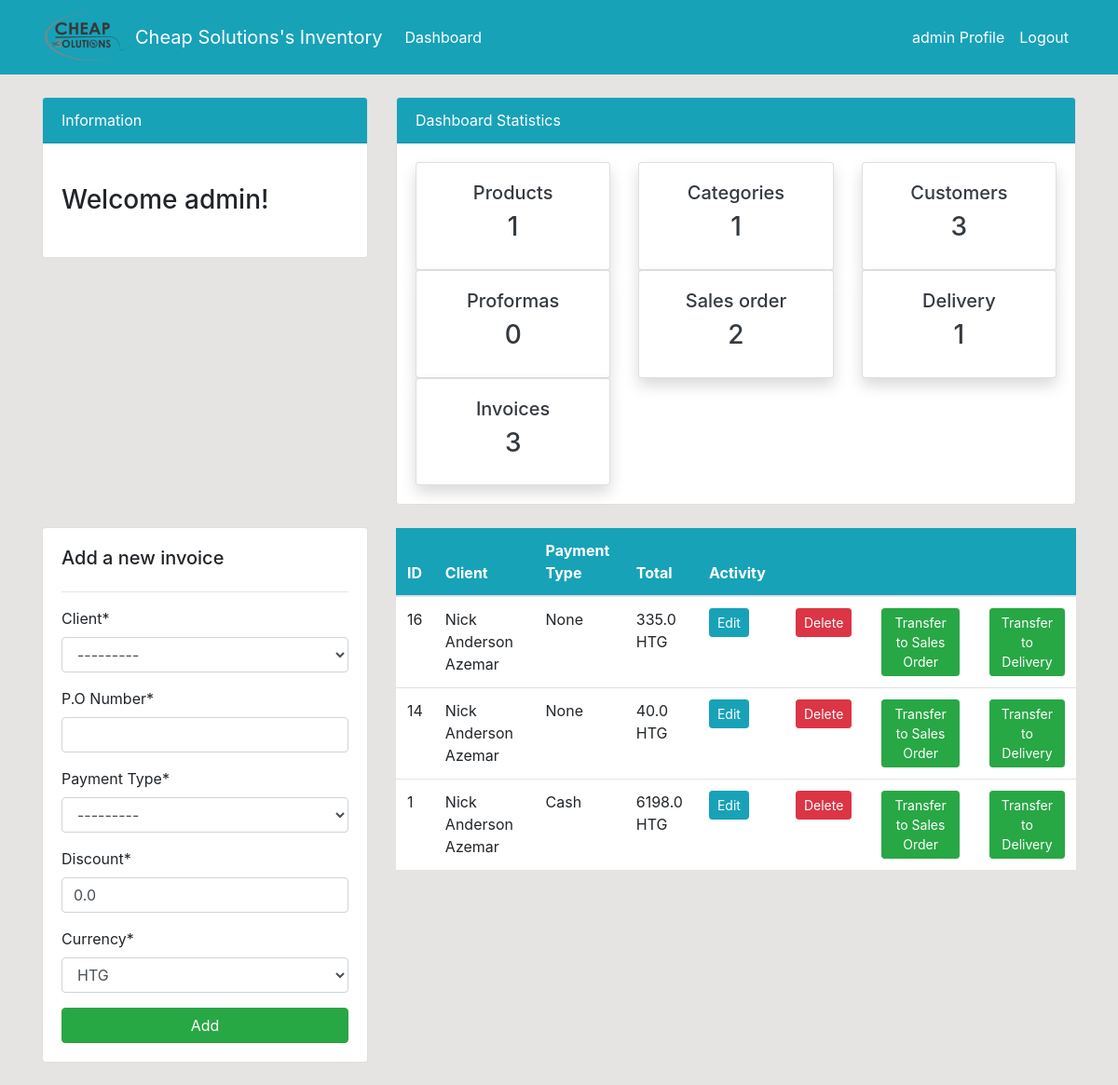
Page /invoices/ (signed in) on the committed database.
### dashboard/models.py (models this page shows, shortened)
class Invoice(models.Model):
    Type   = models.CharField('Invoice Type',
                                   max_length = 50,
                                   choices = Invoice_Type,
                                   null = True)
    client = models.ForeignKey(Customer, on_delete=models.SET_NULL, null=True)
    name_backup = models.CharField(max_length=500, null = True)
    email_backup = models.EmailField(max_length=254, null=True)
    phone_backup = models.PositiveIntegerField(null=True)
    address_backup = models.CharField(max_length=500, null=True )
    PoNumber = models.IntegerField('P.O Number',null=True)
    PaymentType = models.CharField('Payment Type',
                                   max_length=50,
                                   choices=Payment_Type,
                                   null=True)
    Date   = models.DateTimeField('Date',
                              default=datetime.now, blank=True
                              )
    Total = models.FloatField(null=True, default = 0.0)
    discount = models.FloatField('Discount',null=True, default = 0.0)
    Balance = models.FloatField(null=True)
    currency = models.CharField(max_length=50, choices=Currency_Category,default='HTG',null=True)
    class Meta:
        ordering = ('Date',)

### dashboard/views.py (the view)
# urls.py: path('invoices/', views.invoices, name='dashboard-invoices'),#invoice
@login_required(login_url='user-login')
def invoices(request):
    proforma = Proforma.objects.all().order_by('-id',)
    proforma_count = proforma.count()
    invoice_count = 0
    invoice = Invoice.objects.all().order_by('-id',)
    for inv in invoice:
        if inv.Type == "Invoice":
            invoice_count += 1
    invoice_salesorder_count = 0
    invoice = Invoice.objects.all().order_by('-id',)
    for inv in invoice:
        if inv.Type == "Sales Order":
            invoice_salesorder_count += 1
    invoice_delivery_count = 0
    invoice = Invoice.objects.all().order_by('-id',)
    for inv in invoice:
        if inv.Type == "Delivery":
            invoice_delivery_count += 1
    category = Category.objects.all().order_by('-id',)
    category_count = category.count()
    product = Product.objects.all().order_by('-id',)
    product_count = product.count()
    customer = Customer.objects.all()
    customer_count = customer.count()
    order = Order.objects.all().order_by('-id',)
    order_count = order.count()
    """"""
    if request.method == 'POST':
        form = InvoiceForm(request.POST)
        if request.POST.get("client"):
          custo = Customer.objects.get(id=int(request.POST.get("client")))
          request.POST._mutable = True
          request.POST['name_backup'] = custo.name
          request.POST['email_backup'] = custo.email
          request.POST['phone_backup'] = custo.phone
          request.POST['address_backup'] = custo.address
          request.POST['Type'] = "Invoice"
        if form.is_valid():
          form.save()
          messages.success(request, f'An invoice has been added')
          return redirect('dashboard-invoices')
    else:
       form = InvoiceForm()
    context = {
        'delivery': invoice_delivery_count,
        'salesorder': invoice_salesorder_count,
        'proforma':proforma,
        'proforma_count':proforma_count,
        'invoice': invoice,
        'invoice_count': invoice_count,
        'category': category,
        'category_count': category_count,
        'product': product,
        'form': form,
        'customer_count': customer_count,
        'product_count': product_count,
        'order_count': order_count,
    }
    return render(request, 'dashboard/invoice.html', context)

### dashboard/forms.py
class InvoiceForm(forms.ModelForm):
  class Meta:
    model = Invoice
    fields = ['client',
                  'PoNumber',
                  'PaymentType',
                  'discount',
                  'currency',
                  'name_backup',
                  'email_backup',
                  'phone_backup',
                  'address_backup',
                  'Type',]
  def __init__(self, *args, **kwargs):
    super(InvoiceForm, self).__init__(*args, **kwargs)
    for field in self.fields:
      self.fields['name_backup'].widget = forms.HiddenInput()
      self.fields['email_backup'].widget = forms.HiddenInput()
      self.fields['phone_backup'].widget = forms.HiddenInput()
      self.fields['address_backup'].widget = forms.HiddenInput()
      self.fields['Type'].widget = forms.HiddenInput()

### dashboard/models.py (called while the page is built)
    def __str__(self):
        return '{0}'.format(self.name)

### templates/dashboard/invoice.html (shortened to what this page needs)
{% extends 'partials/base.html' %} {% block title %}Invoices Page{% endblock %} {% load crispy_forms_tags %}
{% block content %} {% include 'partials/topside.html' %}
<div class="row my-4">
	<div class="col-md-4">
		<div class="card card-body">
			<h5>Add a new invoice</h5>
			<hr>
			<form method="POST">
				{% csrf_token %} {{ form|crispy }}
				<input class="btn btn-success btn-block" type="submit" value="Add">
            </form>
        </div>
    </div>
    <div class="col-md-8">
        <table class="table bg-white">
            <thead class="bg-info text-white">
                <tr>
                    <th scope="col">ID</th>
                    <th scope="col">Client</th>
                    <th scope="col">Payment Type</th>
                    <th scope="col">Total</th>
                    <th scope="col">Activity</th>
                    <th scope="col"></th>
										<th scope="col"></th>
										<th scope="col"></th>
                </tr>
            </thead>
            <tbody>
                {% for invoice in invoice %}
								{% if invoice.Type == "Invoice" %}
                <tr>
                    <td>{{ invoice.id }}</td>
                    <td>{{ invoice.name_backup }}</td>
                    <td>{{ invoice.PaymentType }}</td>
                   <td>{{ invoice.Total }} {{ invoice.currency }}</td>
                    <td>
                        <a class="btn btn-info btn-sm mr-2"
                            href="{% url 'dashboard-invoices-edit-product' invoice.id %}">Edit</a>
                    </td>
                    <td>
                      <a class="btn btn-danger btn-sm ml-2"
                            href="{% url 'dashboard-invoices-delete' invoice.id %}">Delete</a>
                    </td>
										<td>
                      <a class="btn btn-success btn-sm ml-2"
                            href="{% url 'dashboard-invoices-tranfer-salesorder' invoice.id %}">Transfer to Sales Order</a>
                    </td>
										<td>
                      <a class="btn btn-success btn-sm ml-2"
                            href="{% url 'dashboard-invoices-tranfer-delivery' invoice.id %}">Transfer to Delivery</a>
                    </td>
                </tr>
								{% endif %}
                {% endfor %}
            </tbody>
        </table>
    </div>
</div>
{% endblock %}

### templates/partials/nav.html (shortened to what this page needs)
{% load static %}
<nav class="navbar navbar-expand-lg navbar-info bg-info">
    <div class="container">
        <img class="img2" src="{% static '/img/Cheap solution logo.png' %}" alt="Cheap Solutions" style="width: 100%; max-width: 100px" />
        <a class="navbar-brand text-white" href="{% url 'dashboard-index' %}">Cheap Solutions's Inventory</a>
        {% if user.is_authenticated %}
        <div class="collapse navbar-collapse" id="navbarSupportedContent">
            <ul class="navbar-nav mr-auto">
                <li class="nav-item active">
                    <a class="nav-link text-white" href="{% url 'dashboard-index' %}">Dashboard </a>
                </li>
            </ul>
            <ul class="navbar-nav ml-auto">
                <li class="nav-item active">
                    <a class="nav-link text-white" href="{% url 'user-profile' %}">{{ user.username }} Profile
                        <span class="sr-only">(current)</span></a>
                </li>
                <li class="nav-item">
                    <a class="nav-link text-white" href="{% url 'user-logout' %}">Logout</a>
                </li>
            </ul>
            {% endif %}
        </div>
    </div>
</nav>

### templates/partials/topside.html
<div class="row">
    <div class="col-md-4 mt-4">
        <div class="card">
            <div class="card-header bg-info text-white">
                Information
            </div>
            <div class="card-body">
                <marquee behavior="" direction="">
                    <h3 class="my-4">Welcome {{ user.username }}!</h3>
                </marquee>
            </div>
        </div>
    </div>
    <div class="col-md-8 mt-4">
        <div class="card">
            <div class="card-header bg-info text-white">
                Dashboard Statistics
            </div>
            <div class="card-body">
                <div class="row">
                    <div class="col-md-4">
                        <a class="text-decoration-none text-dark" href="{% url 'dashboard-products' %}">
                            <div class="card my-card shadow">
                                <div class="card-body text-center">
                                    <h5>Products </h5>
                                    <h3>{{ product_count }}</h3>
                                </div>
                            </div>
                        </a>
                    </div>
                    <div class="col-md-4">
                        <a class="text-decoration-none text-dark" href="{% url 'dashboard-products-category' %}">
                            <div class="card my-card shadow">
                                <div class="card-body text-center">
                                    <h5>Categories </h5>
                                    <h3>{{ category_count }}</h3>
                                </div>
                            </div>
                        </a>
                    </div>
                     <div class="col-md-4">
                        <a class="text-decoration-none text-dark" href="{% url 'dashboard-customers' %}">
                            <div class="card my-card shadow">
                                <div class="card-body text-center">
                                    <h5>Customers</h5>
                                    <h3>{{customer_count}}</h3>
                                </div>
                            </div>
                        </a>
                    </div>
                    <div class="col-md-4">
                        <a class="text-decoration-none text-dark" href="{% url 'dashboard-proformas' %}">
                            <div class="card my-card shadow">
                                <div class="card-body text-center">
                                    <h5>Proformas </h5>
                                    <h3>{{ proforma_count }}</h3>
                                </div>
                            </div>
                        </a>
                    </div>
                    <div class="col-md-4">
                        <a class="text-decoration-none text-dark" href="{% url 'dashboard-invoices-salesorder' %}">
                            <div class="card my-card shadow">
                                <div class="card-body text-center">
                                    <h5>Sales order</h5>
                                    <h3>{{ salesorder }}</h3>
                                </div>
                            </div>
                        </a>
                    </div>
                    <div class="col-md-4">
                        <a class="text-decoration-none text-dark" href="{% url 'dashboard-invoices-delivery' %}">
                            <div class="card my-card shadow">
                                <div class="card-body text-center">
                                    <h5>Delivery</h5>
                                  <h3>{{ delivery }}</h3>
                                </div>
                            </div>
                        </a>
                    </div>
                    <div class="col-md-4">
                        <a class="text-decoration-none text-dark" href="{% url 'dashboard-invoices' %}">
                            <div class="card my-card shadow">
                                <div class="card-body text-center">
                                    <h5>Invoices </h5>
                                    <h3>{{ invoice_count }}</h3>
                                </div>
                            </div>
                        </a>
                    </div>
                </div>
            </div>
        </div>
    </div>
</div>

### static/style.css (style rules this page uses)
body { background: rgb(230, 227, 227); }

### templates/partials/nav.html (style rules this page uses)
.img2 { -webkit-filter: grayscale(100%); filter: grayscale(100%); }

### rows in the picture
Invoice: id "16", name_backup "Nick Anderson Azemar", PaymentType "None", Total "335.0", currency "HTG"
Invoice: id "14", name_backup "Nick Anderson Azemar", PaymentType "None", Total "40.0", currency "HTG"
Invoice: id "1", name_backup "Nick Anderson Azemar", PaymentType "Cash", Total "6198.0", currency "HTG"

### other values in the picture
{{ user.username }} "admin"
{{ product_count }} "1"
{{ category_count }} "1"
{{ customer_count }} "3"
{{ proforma_count }} "0"
{{ salesorder }} "2"
{{ delivery }} "1"
{{ invoice_count }} "3"
